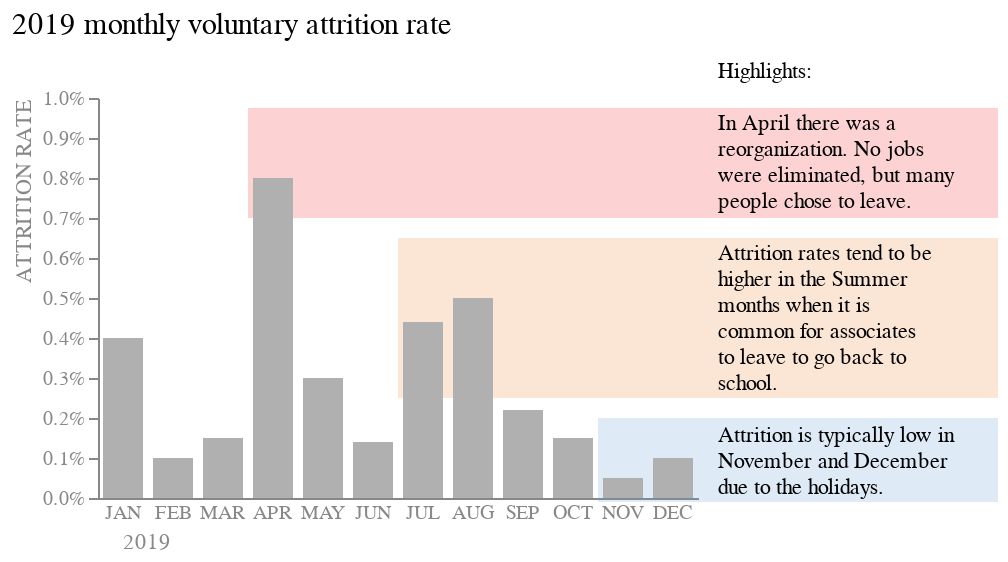

Notebook cell for this chart:
### Markdown cell above
#### Enclosure with color differentiation

We can use color to emphasize the different enclosures.

### Code cell
rect_nov_dec_color = alt.Chart(pd.DataFrame({'values':[{}]})).mark_rect(opacity = 0.2, color = '#ed1e24').encode(
   y = alt.value(5), y2 = alt.value(60), x = alt.value(75), x2 = alt.value(450)
)

rect_summer_color = alt.Chart(pd.DataFrame({'values':[{}]})).mark_rect(opacity = 0.2, color = '#ec7c30').encode(
   y = alt.value(70), y2 = alt.value(150), x = alt.value(150), x2 = alt.value(450)
)

rect_april_color = alt.Chart(pd.DataFrame({'values':[{}]})).mark_rect(opacity = 0.2, color = '#5d9bd1').encode(
   y = alt.value(160), y2 = alt.value(202), x = alt.value(250), x2 = alt.value(450)
)

final = rect_nov_dec_color + rect_summer_color + rect_april_color + bar + text_enclosure

final.configure_view(stroke = None)

### Figure 1 — Vega-Lite specification as saved in the notebook (floating-point values rounded to 4 significant figures)
{"config": {"view": {"continuousWidth": 300, "continuousHeight": 300, "stroke": null}}, "layer": [{"data": {"name": "data-04e931d655a49d81bb0fafa8be8a3ea8"}, "mark": {"type": "rect", "color": "#ed1e24", "opacity": 0.2}, "encoding": {"x": {"value": 75}, "x2": {"value": 450}, "y": {"value": 5}, "y2": {"value": 60}}}, {"data": {"name": "data-04e931d655a49d81bb0fafa8be8a3ea8"}, "mark": {"type": "rect", "color": "#ec7c30", "opacity": 0.2}, "encoding": {"x": {"value": 150}, "x2": {"value": 450}, "y": {"value": 70}, "y2": {"value": 150}}}, {"data": {"name": "data-04e931d655a49d81bb0fafa8be8a3ea8"}, "mark": {"type": "rect", "color": "#5d9bd1", "opacity": 0.2}, "encoding": {"x": {"value": 250}, "x2": {"value": 450}, "y": {"value": 160}, "y2": {"value": 202}}}, {"data": {"name": "data-0f748d12b71fa1969f524ef0b4d050d0"}, "mark": {"type": "bar", "color": "#b0b0b0", "size": 20}, "encoding": {"x": {"axis": {"labelAngle": 0, "labelColor": "#888888", "ticks": false, "titleAnchor": "start", "titleColor": "#888888", "titleFontWeight": "normal", "titleX": 12}, "field": "Date", "sort": null, "title": "2019", "type": "nominal"}, "y": {"axis": {"format": "%", "grid": false, "labelColor": "#888888", "tickCount": 10, "titleAnchor": "end", "titleColor": "#888888", "titleFontWeight": "normal"}, "field": "Rate", "scale": {"domain": [0, 0.01]}, "title": "ATTRITION RATE", "type": "quantitative"}}, "title": {"text": "2019 monthly voluntary attrition rate", "anchor": "start", "fontSize": 15, "fontWeight": "normal", "offset": 10}}, {"data": {"name": "data-c2d1f9b053875a01285743790ea52a99"}, "mark": {"type": "text", "align": "left", "dx": 160, "dy": -113, "size": 11}, "encoding": {"text": {"field": "text", "type": "nominal"}}}], "height": 200, "width": 300, "$schema": "https://vega.github.io/schema/vega-lite/v5.15.1.json", "datasets": {"data-04e931d655a49d81bb0fafa8be8a3ea8": [{"values": {}}], "data-0f748d12b71fa1969f524ef0b4d050d0": [{"Date": "JAN", "Rate": 0.004, "# exits": 120}, {"Date": "FEB", "Rate": 0.001, "# exits": 30}, {"Date": "MAR", "Rate": 0.0015, "# exits": 45}, {"Date": "APR", "Rate": 0.008, "# exits": 240}, {"Date": "MAY", "Rate": 0.003, "# exits": 90}, {"Date": "JUN", "Rate": 0.0014, "# exits": 42}, {"Date": "JUL", "Rate": 0.0044, "# exits": 132}, {"Date": "AUG", "Rate": 0.005, "# exits": 150}, {"Date": "SEP", "Rate": 0.0022, "# exits": 66}, {"Date": "OCT", "Rate": 0.0015, "# exits": 45}, {"Date": "NOV", "Rate": 0.0005, "# exits": 15}, {"Date": "DEC", "Rate": 0.001, "# exits": 30}], "data-c2d1f9b053875a01285743790ea52a99": [{"text": ["Highlights:", " ", "In April there was a", "reorganization. No jobs", "were eliminated, but many", "people chose to leave.", " ", "Attrition rates tend to be", "higher in the Summer", "months when it is", "common for associates", "to leave to go back to", "school.", " ", "Attrition is typically low in", "November and December", "due to the holidays."]}]}}
